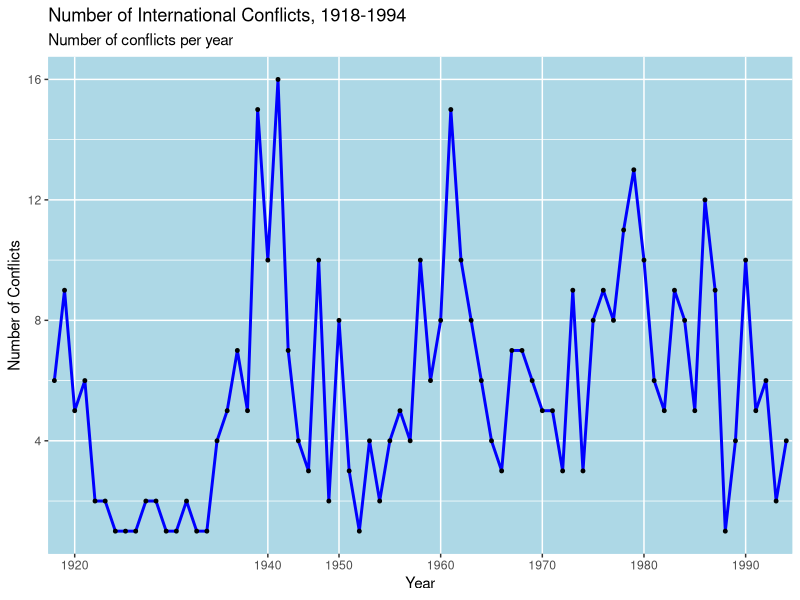

This chart was generated by the following R code:
## ---- chunk 1
winlose <- read.csv("winlose.csv")  ### read data

### --- 1. descriptive statistics of variables chalwin4, relcapbl, rlstake3, relres4, chalnuke, defnukes, chaldemc, defdemoc ---

summary(winlose$chalwin4)
summary(winlose$relcapbl) 
summary(winlose$rlstake3) 
summary(winlose$relres4) 
summary(winlose$chalnuke) 
summary(winlose$defnukes) 
summary(winlose$chaldemc) 
summary(winlose$defdemoc)

### --- 2. Store the count number conflicts by year ---

conflicts <- as.data.frame(winlose$year)
conflicts <- table(winlose$year)
conflicts <- as.data.frame(table(winlose$year))
names(conflicts)[1] ="Year"

### --- 3. Visualization of the number of conflicts per year ---

library("ggplot2")
ggplot(conflicts, aes(x=conflicts$Year, y=conflicts$Freq, group=1))+
geom_line(linetype="solid", color="blue", size=1)+geom_point(color="black", size=0.99)+ ## Note that we are using line chart here
scale_x_discrete(breaks=c(1920, 1930, 1940, 1950, 1960, 1970, 1980, 1990))+
labs(title="Number of International Conflicts, 1918-1994", subtitle="Number of conflicts per year",
x="Year",
y="Number of Conflicts") + theme(
  panel.background = element_rect(fill = "lightblue",
                                colour = "lightblue",
                                size = 0.5, linetype = "solid"),
  panel.grid.major = element_line(size = 0.5, linetype = 'solid',
                                colour = "white"), 
  panel.grid.minor = element_line(size = 0.25, linetype = 'solid', colour = "white")
  )

### --- 4. Period of relative peace in the world ---
### 1920s and 1930s were relatively peaceful periods in the world.

### --- 5. challengers outcomes ---

table(winlose$chalwin4)
### In 87 cases challengers won and in 169 cases they lost. 

### --- 6. If democracies are challengers, they are most likely to prevail ---

mean(winlose$chaldemc[winlose$chalwin4=="1"], na.rm=TRUE)
mean(winlose$chaldemc[winlose$chalwin4=="2"], na.rm=TRUE)
mean(winlose$chaldemc[winlose$chalwin4=="3"], na.rm=TRUE)
mean(winlose$chaldemc[winlose$chalwin4=="4"], na.rm=TRUE)

### Democratic challengers that prevail in the conflict have higher democracy score (9.23) compared to those democratic challengers who did not success in the conflict (6.44).  According to Bueno de Mesquita that is explained by the fact that democracies are more selective about the crises they choose to initiate as domestic costs are very large if they lose a conflict. Therefore, leaders of democratic challenger countries  must either be highly motivated to prevail on the issue at stake or highly confident of their ability to prevail.

### --- 7. Democracies do not wage war with each other  ---

winlose$chaldemc.NA<-c(winlose$chaldemc) ### copy data of chaldemc variable into the new variable chaldemc.NA
winlose$defdemoc.NA<-c(winlose$defdemoc) ### copy data of defdemoc variable into the new variable defdemoc.NA

winlose[, 35:36][is.na(winlose[, 35:36])] <- 0 ### replace NA with 0 in the newly created variables chaldemc.NA and defdemoc.NA

cor(winlose$chaldemc.NA, winlose$defdemoc.NA,  method = "pearson", use = "complete.obs") 

### There is no correlation between democracy scores of challenger and defender countries as the correlation coefficient is too low - 0.08



### --- 8. Do challenger countries which have nuclear weapon differ from those challengers which do not have nukes? ---

t.test(winlose$chalwin4[winlose$chalnuke == 1], winlose$chalwin4[winlose$chalnuke == 0])

### Since the p-value is greater than the standard threshold of α = 0.05, we fail to reject the null hypothesis that the challenger countries which have nuclear weapon do not differ from challengers which do not have nukes.

### --- 9. Change negative values to NA in the variable relres4 ---

winlose$relres4[winlose$relres4 <0] <- NA


### --- 10. Hypothesis 1 - Democratic challengers are more likely to win ---

Hypothesis1<-lm(chaldemc~chalwin4 == 4, data=winlose)
summary(Hypothesis1)

### As the p-value are very close to zero and the coefficient t-value is high enough (19.373) we can conclude that relationship between democracy score and positive output of the conflict really does exist.

### --- 11. Hypothesis 2 - Democracies always possess necessary military capabilities ---

Hypothesis2<-lm(relcapbl~chaldemc+rlstake3, data=winlose)
summary(Hypothesis2)

Hypothesis2.1<-lm(relcapbl~defdemoc+rlstake3, data=winlose)
summary(Hypothesis2.1)

### Calculated coefficients indicates that  democracies are capable to prevail in any international conflict regardless the fact they were defenders or the challengers.

